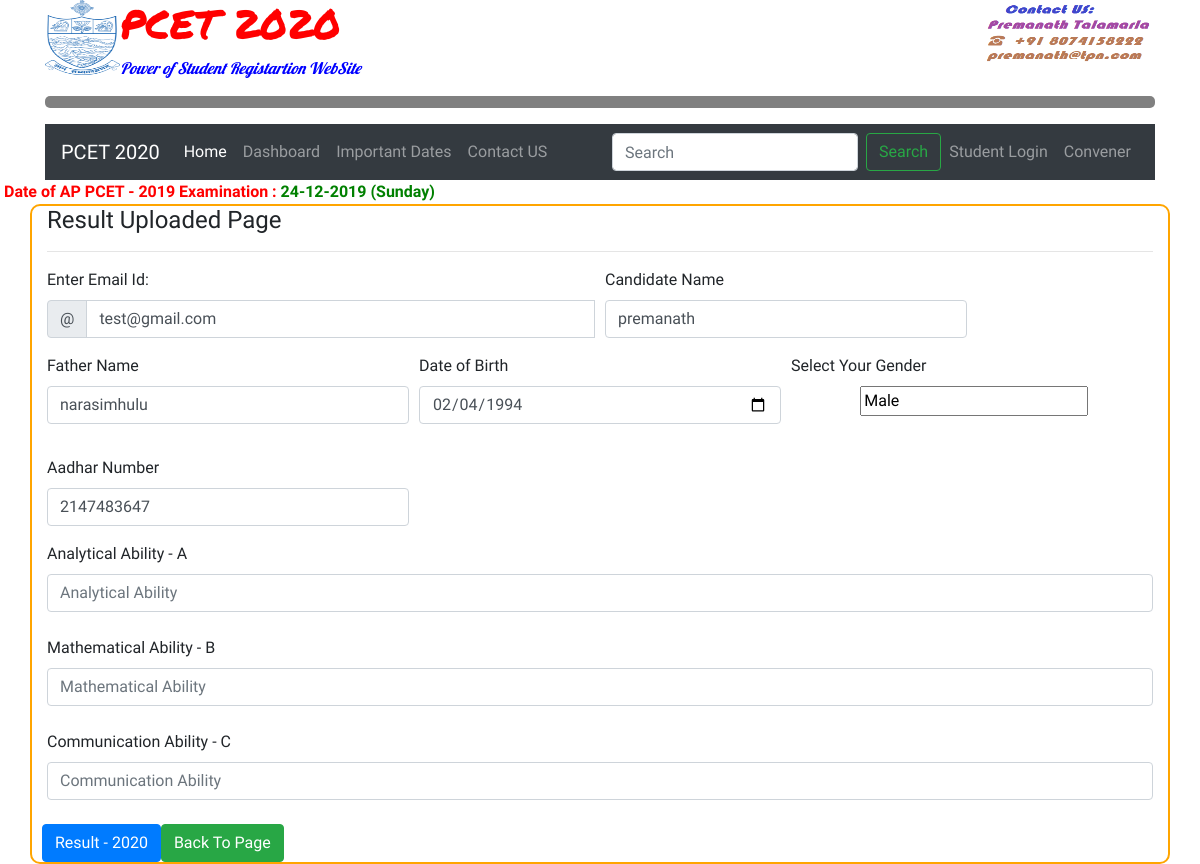
Page /uploadresult.php?uid=10 (signed in) on the committed database.
### tables this page shows
CREATE TABLE `users` (
  `id` int(11) NOT NULL,
  `email` varchar(255) NOT NULL,
  `password` varchar(300) NOT NULL,
  `cname` varchar(255) NOT NULL,
  `fname` varchar(255) NOT NULL,
  `mname` varchar(255) NOT NULL,
  `dob` varchar(255) NOT NULL,
  `gender` varchar(255) NOT NULL,
  `aadhar` varchar(100) NOT NULL,
  `bdist` varchar(255) NOT NULL,
  `bstate` varchar(255) NOT NULL,
  `rcard` varchar(255) NOT NULL,
  `mobile` varchar(100) NOT NULL,
  `income` varchar(255) NOT NULL,
  `cast` varchar(255) NOT NULL,
  `scat` varchar(255) NOT NULL,
  `coname` varchar(255) NOT NULL,
  `codist` varchar(255) NOT NULL,
  `costate` varchar(255) NOT NULL,
  `hno` varchar(255) NOT NULL,
  `village` varchar(255) NOT NULL,
  `mandal` varchar(255) NOT NULL,
  `dist` varchar(255) NOT NULL,
  `state` varchar(255) NOT NULL,
  `pincode` varchar(255) NOT NULL,
  `qexam` varchar(255) NOT NULL,
  `tecenter` varchar(255) NOT NULL,
  `image` varchar(255) NOT NULL,
  `signature` varchar(255) NOT NULL,
  `agree` varchar(255) NOT NULL,
  `posting_date` date NOT NULL
);

### uploadresult.php (the view, shortened to what this page needs)
<?php
include'dbconnection.php';
?>
<?php include 'base1.php';?>
<?php $ret=mysqli_query($con, "select * from users where id='".$_GET['uid']."'");
 while($row=mysqli_fetch_array($ret))
 { ?>
    <form name="update" method="post" action="" enctype="multipart/form-data" onSubmit="return valid();">
      <h4>Result Uploaded Page <hr> </h4>
                   <div class="form-row">
          <div class="col-md-6 mb-2">
           <label for="validationCustomUsername">Enter Email Id: </label>
           <div class="input-group">
             <div class="input-group-prepend">
               <span class="input-group-text" id="inputGroupPrepend">@</span>
             </div>
             <input type="text" class="form-control" id="validationCustomUsername" name="email" placeholder="Email Id"
             value="<?php echo $row['email'];?>"
              aria-describedby="inputGroupPrepend" required>
           </div>
         </div>
         <div class="col-md-4 mb-3">
           <label for="validationCustom01">Candidate Name</label>
           <input type="text" class="form-control" id="validationCustom01" placeholder="First name" name="cname"
           value="<?php echo $row['cname'];?>"
            required>
         </div>
         <div class="col-md-4 mb-3">
           <label for="validationCustom02">Father Name</label>
           <input type="text" class="form-control" id="validationCustom02" placeholder="Last name" name="fname"
           value="<?php echo $row['fname'];?>"
            required>
         </div>
          <div class="col-md-4 mb-3">
           <label for="validationCustom02">Date of Birth</label>
           <input type="date" class="form-control" id="validationCustom02"  placeholder="Last name" name="dob"
           value="<?php echo $row['dob'];?>"
            required>
         </div>
            <div class="col-md-4 mb-3">
                   <label for="validationCustom02">Select Your Gender</label><br>&emsp;&emsp;&emsp;&emsp;
           <div class="form-check form-check-inline">
       <input class="form-check-input" type="text" name="gender" id="inlineRadio1" value="<?php echo $row['gender'];?>">
     </div>&emsp;&emsp;&emsp;&emsp;
         </div>
         <div class="col-md-4 mb-3">
           <label for="validationCustom04">Aadhar Number</label>
           <input type="text" class="form-control" id="validationCustom04" placeholder="Aadhar Number" value="<?php echo $row['aadhar'];?>"  name="aadhar"required>
         </div>
          <div class="col-md-12 mb-4">
           <label for="validationCustom02">Analytical Ability - A </label>
           <input type="text" class="form-control" id="validationCustom02" placeholder="Analytical Ability" name="ab" value="<?php echo $row['ab'];?>" required>
         </div>
          <div class="col-md-12 mb-4">
           <label for="validationCustom01">Mathematical Ability - B </label>
           <input type="text" class="form-control" id="validationCustom01" placeholder="Mathematical Ability " name="mb" value="<?php echo $row['mb'];?>" required>
         </div>
          <div class="col-md-12 mb-4">
           <label for="validationCustom02">Communication Ability - C </label>
           <input class="form-control" type="text" id="inlineCheckbox1" value="<?php echo $row['cb'];?>" placeholder="Communication Ability " name="cb">
           </div>
        <br>
       <div class="cen">
       <button class="btn btn-primary" type="submit" name="update" value="Sign Up">Result  - 2020</button>
       </div><br>
       <div class="cen">
        <a class="btn btn-success" href="manage-users.php"> Back To Page </a>
       </div>
       <br>
     </form>
    <?php } ?>

### css/12.css (style rules this page uses)
body { font-family: 'Fondamento', cursive; }
.cen { text-align: center; }

### rows in the picture
users: email "test@gmail.com", cname "premanath", fname "narasimhulu", dob "02/04/1994", gender "Male", aadhar "2147483647"
